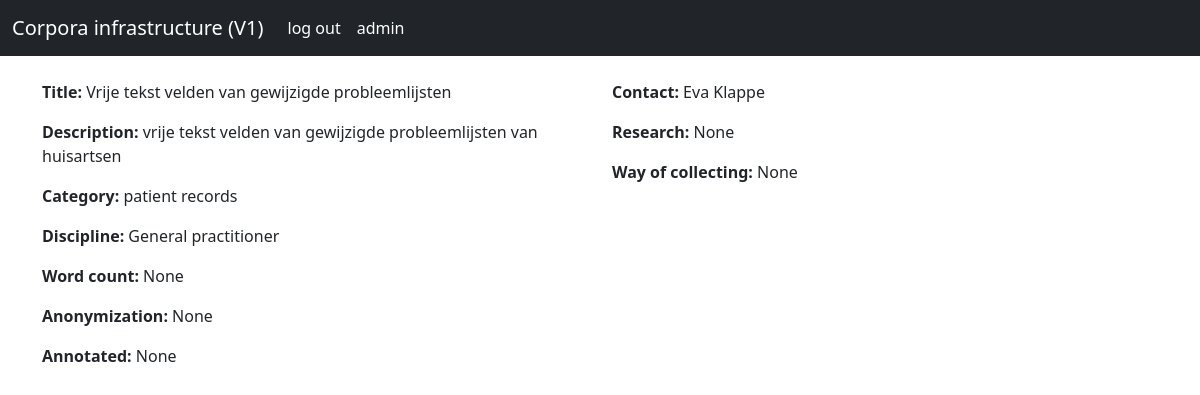
The app's page /corpera/6/ with its own data.
### infrastructure/models.py (models this page shows, shortened)
class corpora(models.Model):
    categories_choices= [('patient records','patient record'),('forum','forum'),('guideline','guideline'),('terminology system','terminology system'),('other','other')]
    discipline_choices=[('other','other'),('Anesthesiology','Anesthesiology'),('Cardiology','Cardiology'),('Cardiothoracic surgery','Cardiothoracic surgery'),('Dermatology','Dermatology'),('Emergency medicine','Emergency medicine'),('Gastroenterology','Gastroenterology'),('General practitioner','General practitioner'),('Gynaecology','Gynaecology'),('Internal medicine','Internal medicine'),('Medical microbiology','Medical microbiology'),('Neurology','Neurology'),('Neurosurgery','Neurosurgery'),('Nuclear medicine','Nuclear medicine'),('Oncology','Oncology'),('Ophthalmology','Ophthalmology'),('Orthopedics','Orthopedics'),('Otorhinolaryngology','Otorhinolaryngology'),('Pathology','Pathology'),('Pediatrics','Pediatrics'),('Physical medicine and rehabilitation','Physical medicine and rehabilitation'),('Plastic surgery','Plastic surgery'),('Psychiatry','Psychiatry'),('Pulmonology','Pulmonology'),('Radiology','Radiology'),('Rheumatology','Rheumatology'),('Sports medicine','Sports medicine'),('Surgery','Surgery'),('Urology','Urology')]
    language_choices=[('Dutch','Dutch'),('English','English'),('German','German'),('French','French')]
    id = models.AutoField(auto_created=True,primary_key=True,unique=True)
    name = models.CharField(max_length=100)
    description = models.CharField(max_length=1000)
    category = models.CharField(max_length=50, choices=categories_choices , default='patient record')
    discipline = models.CharField(max_length=50, choices=discipline_choices, default='huisarts')
    annotated = models.CharField(max_length=1000, null=True,blank=True)
    anonymization = models.CharField(max_length=1000, null=True, blank=True)
    research = models.CharField(max_length=1000, null=True, blank=True)
    word_count = models.IntegerField( null=True, blank=True)
    contact =models.CharField(max_length=1000, null=True, blank=True)
    way_of_collecting = models.CharField(max_length=1000, null=True, blank=True)
    file = models.FileField(upload_to='uploads', null=True, blank=True)
    language = models.CharField(max_length=100,choices=language_choices, null=True, blank=True)

### infrastructure/views.py (the view)
# urls.py: path('corpera/<str:pk>/',views.corporasite,name='corpora'),
def corporasite(request, pk):
    corporatext = corpora.objects.get(id=pk)
    return render(request, 'corpora.html', {'corpora': corporatext})

### templates/corpora.html (shortened to what this page needs)
<!doctype html>
<html lang="en">
  <head>
    <link href="https://cdn.jsdelivr.net/npm/bootstrap@5.0.0-beta3/dist/css/bootstrap.min.css" rel="stylesheet">
    <link rel="stylesheet" href="C:\Users\Daan\corpora_infrastructure\static\css\own.css" >
  </head>
  <body>
    <nav class="navbar navbar-expand-lg navbar-dark bg-dark">
      <div class="container-fluid">
        <a class="navbar-brand" href="/">Corpora infrastructure (V1)</a>
        <div class="collapse navbar-collapse" id="navbarSupportedContent">
          <ul class="navbar-nav me-auto mb-2 mb-lg-0">
            <li class="nav-item">
              <a class="nav-link active" aria-current="page" href="/logout">log out</a>
            </li>
            <li class="nav-item">
              <a class="nav-link active"aria-current="page" href="/admin/">admin</a>
            </li>
          </ul>
        </div>
      </div>
    </nav>
    <br>
<div class="container">
 <div class="row align-items-start">
  <div class="col-md">
    <p><strong>Title: </strong>{{corpora.name}}</p>
    <p><strong>Description: </strong>{{corpora.description}}</p>
    <p><strong>Category: </strong>{{corpora.category}}</p>
    <p><strong>Discipline: </strong>{{corpora.discipline}}</p>
    <p><strong>Word count: </strong>{{corpora.word_count}}</p>
    <p><strong>Anonymization: </strong>{{corpora.anonymization}}</p>
    <p><strong>Annotated: </strong>{{corpora.annotated}}</p>
  </div>
  <div class="col-md">
    <p><strong>Contact: </strong>{{corpora.contact}}</p>
    <p><strong>Research: </strong>{{corpora.research}}</p>
    <p><strong>Way of collecting: </strong>{{corpora.way_of_collecting}}</p>
  </div>
   </div>
 </div>
  </body>
</html>

### records on screen
corpora: name "Vrije tekst velden van gewijzigde probleemlijsten", description "vrije tekst velden van gewijzigde probleemlijsten van huisartsen", category "patient records", discipline "General practitioner", word_count "None", anonymization "None", annotated "None", contact "Eva Klappe", research "None", way_of_collecting "None"
